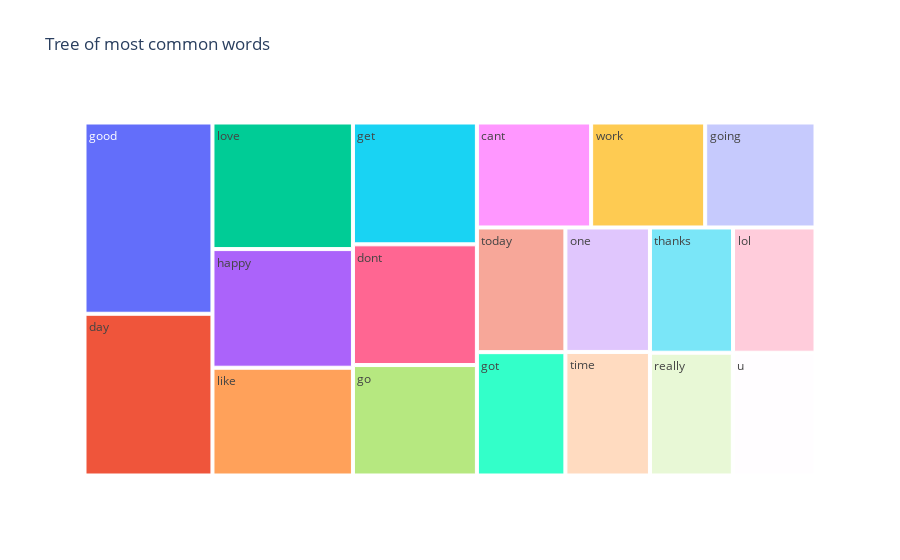

The code cell stored with this chart in its notebook:
### Code cell
fig = exp.treemap(most_common, path=["Common_words"], values="Count", title="Tree of most common words")
fig.show()

### Figure 1 — Plotly figure (JSON) as saved in the notebook; plotly's stock layout.template omitted (floating-point values rounded to 4 significant figures)
{"data": [{"branchvalues": "total", "domain": {"x": [0, 1], "y": [0, 1]}, "hovertemplate": "labels=%{label}<br>Count=%{value}<br>parent=%{parent}<br>id=%{id}<extra></extra>", "ids": ["cant", "day", "dont", "get", "go", "going", "good", "got", "happy", "like", "lol", "love", "one", "really", "thanks", "time", "today", "u", "work"], "labels": ["cant", "day", "dont", "get", "go", "going", "good", "got", "happy", "like", "lol", "love", "one", "really", "thanks", "time", "today", "u", "work"], "name": "", "parents": ["", "", "", "", "", "", "", "", "", "", "", "", "", "", "", "", "", "", ""], "type": "treemap", "values": [613, 1058, 765, 772, 700, 592, 1251, 558, 852, 774, 528, 909, 538, 520, 532, 534, 564, 519, 612]}], "layout": {"legend": {"tracegroupgap": 0}, "title": {"text": "Tree of most common words"}}}
